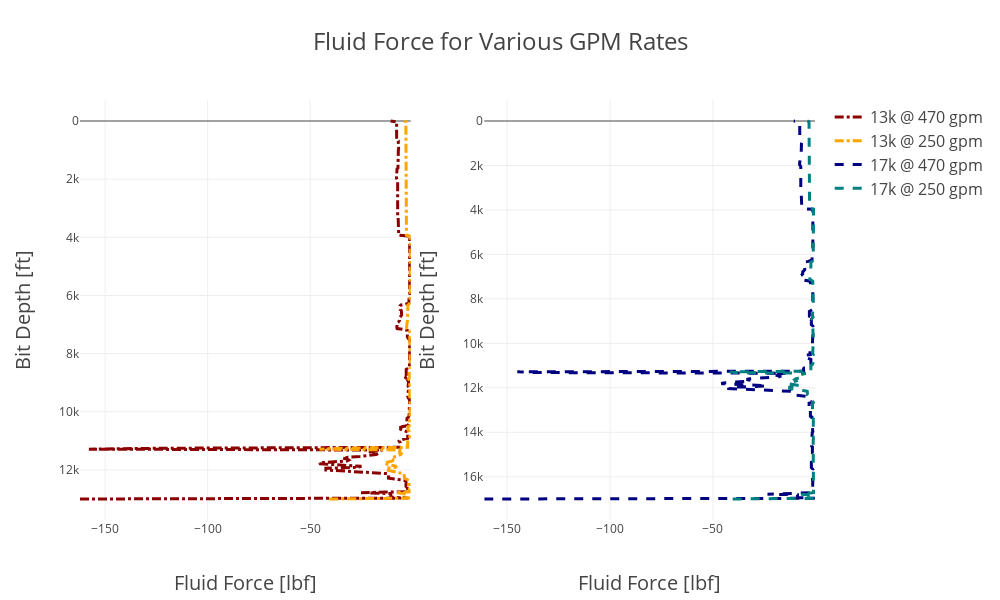

Notebook code cell kept with this figure:
### Code cell
import plotly.graph_objects as go
from plotly.subplots import make_subplots

fig1 = make_subplots(rows=1, cols=2)

fig1.add_trace(go.Scatter(x=flu_470_13k, y=np.linspace(13000,0,len(flu_470_13k)), name='13k @ 470 gpm', line=dict(color='darkred', width=3, dash='dashdot')), row=1, col=1)
fig1.add_trace(go.Scatter(x=flu_250_13k, y=np.linspace(13000,0,len(flu_250_13k)), name='13k @ 250 gpm', line=dict(color='orange', width=3, dash='dashdot')), row=1, col=1)
fig1.add_trace(go.Scatter(x=flu_470_17k, y=np.linspace(17000,0,len(flu_470_17k)), name='17k @ 470 gpm', line=dict(color='navy', width=3, dash='dash')), row=1, col=2)
fig1.add_trace(go.Scatter(x=flu_250_17k, y=np.linspace(17000,0,len(flu_250_17k)), name='17k @ 250 gpm', line=dict(color='teal', width=3, dash='dash')), row=1, col=2)

# Update the layout

fig1.update_layout(
    
    template= "none",
    title='Fluid Force for Various GPM Rates',
    title_font_size=24,
    xaxis=dict(
        title='Fluid Force [lbf]',
        titlefont_size=20
    ),
    yaxis=dict(
        title='Bit Depth [ft]',
        titlefont_size=20,
        autorange="reversed"
    ),
    xaxis2=dict(
        title='Fluid Force [lbf]',
        titlefont_size=20
    ),
    yaxis2=dict(
        title='Bit Depth [ft]',
        titlefont_size=20,
        autorange="reversed"
    ),
    legend=dict(
        traceorder='normal',
        font=dict(
            size=16,
        )
    ),
    height = 600,
    width = 1000
)

fig1.show()
# fig.write_html("Plot.html")

### Figure 1 — Plotly figure (JSON) as saved in the notebook; plotly's stock layout.template omitted (floating-point values rounded to 4 significant figures; data arrays with more than 128 entries replaced by an {"elided": "..."} marker saying what was removed)
{"data": [{"line": {"color": "darkred", "dash": "dashdot", "width": 3}, "name": "13k @ 470 gpm", "type": "scatter", "x": {"elided": "418 float values"}, "xaxis": "x", "y": {"elided": "418 float values"}, "yaxis": "y"}, {"line": {"color": "orange", "dash": "dashdot", "width": 3}, "name": "13k @ 250 gpm", "type": "scatter", "x": {"elided": "418 float values"}, "xaxis": "x", "y": {"elided": "418 float values"}, "yaxis": "y"}, {"line": {"color": "navy", "dash": "dash", "width": 3}, "name": "17k @ 470 gpm", "type": "scatter", "x": {"elided": "545 float values"}, "xaxis": "x2", "y": {"elided": "545 float values"}, "yaxis": "y2"}, {"line": {"color": "teal", "dash": "dash", "width": 3}, "name": "17k @ 250 gpm", "type": "scatter", "x": {"elided": "545 float values"}, "xaxis": "x2", "y": {"elided": "545 float values"}, "yaxis": "y2"}], "layout": {"height": 600, "legend": {"font": {"size": 16}, "traceorder": "normal"}, "title": {"font": {"size": 24}, "text": "Fluid Force for Various GPM Rates"}, "width": 1000, "xaxis": {"anchor": "y", "domain": [0, 0.45], "title": {"font": {"size": 20}, "text": "Fluid Force [lbf]"}}, "xaxis2": {"anchor": "y2", "domain": [0.55, 1], "title": {"font": {"size": 20}, "text": "Fluid Force [lbf]"}}, "yaxis": {"anchor": "x", "autorange": "reversed", "domain": [0, 1], "title": {"font": {"size": 20}, "text": "Bit Depth [ft]"}}, "yaxis2": {"anchor": "x2", "autorange": "reversed", "domain": [0, 1], "title": {"font": {"size": 20}, "text": "Bit Depth [ft]"}}}}
